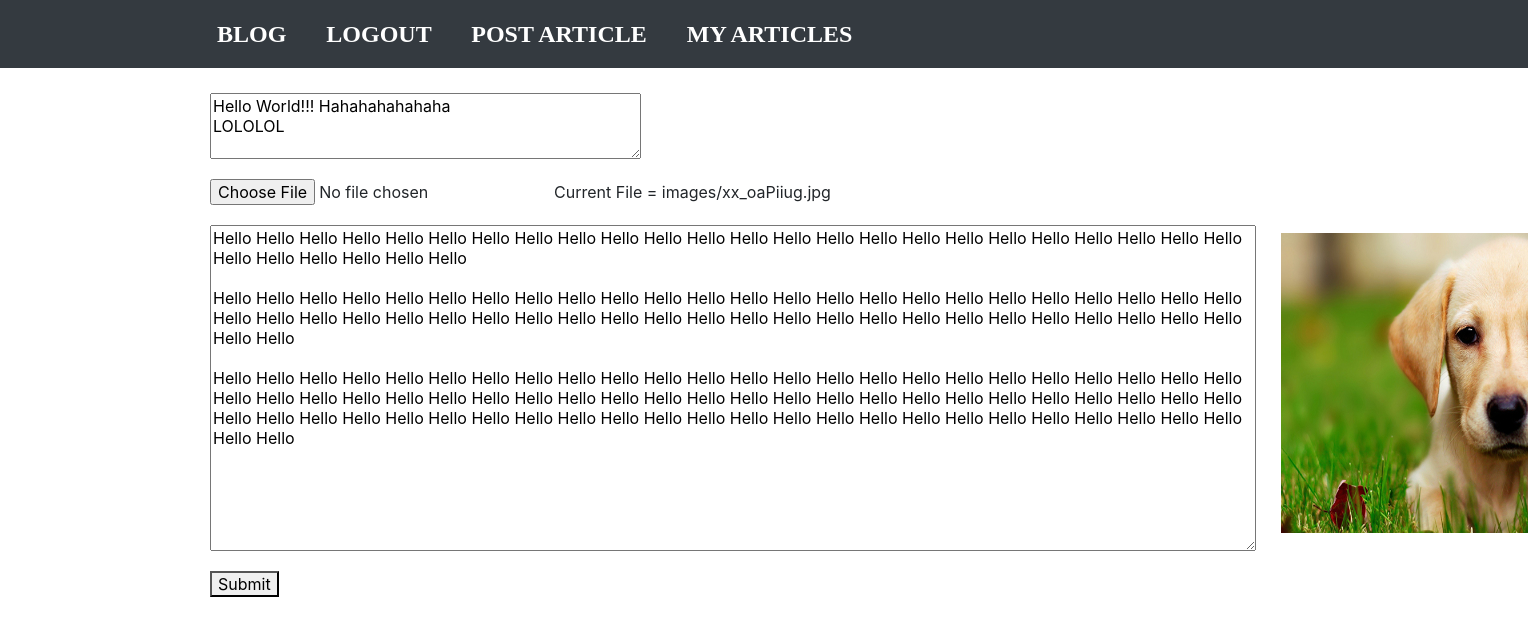
The app's page /updatearticle/3/ (signed in) with its own data.
### Blog/models.py (models this page shows, shortened)
class BlogApp(models.Model):
	title = models.CharField(max_length = 200)
	pub_date = models.DateTimeField()
	image = models.ImageField(upload_to = 'images/', default = '/images/x.jpg', blank=True, null=True)
	body = models.TextField()
	user = models.ForeignKey(User, on_delete = models.CASCADE)
	upvote = models.IntegerField(default = 0)
	user_upvoted = models.TextField(default = "")

### Blog/views.py (the view)
# urls.py: path('updatearticle/<int:article_id>/', views.updatearticle, name = 'updatearticle'),
def updatearticle(request, article_id):
	data = BlogApp.objects.get(pk = article_id)
	global ps
	ps = data.image
	context = {'blog':data}
	return render(request, 'Blog/updatearticle.html', context)

### Blog/templates/Blog/updatearticle.html (shortened to what this page needs)
{% extends 'base.html' %}
{% block content %}
	<br>
	<table>
		<tr>
			<td>
				<form action="{% url 'updated' blog.id %}" method="POST" enctype="multipart/form-data">
					<textarea rows="3" cols="40" name="title" placeholder="Title">{{ blog.title }}</textarea><br><br>
					<input type="file" name="image">Current File = {{ blog.image }} <br><br>
					<textarea rows="16" cols="100" name="body" placeholder="Content">{{ blog.body }}</textarea><br><br>
					<button type="submit">Submit</button>
				</form>
			</td>
			<td>
				<br><br><br>&nbsp;&nbsp;&nbsp;&nbsp;&nbsp;<img src="{{ blog.image.url }}" height="300" width="400">
			</td>
		</tr>
	</table>
{% endblock %}

### records on screen
BlogApp: title "Hello World!!! Hahahahahahaha LOLOLOL", image "images/xx_oaPiiug.jpg", body "Hello Hello Hello Hello Hello Hello Hello Hello Hello Hello Hello Hello Hello Hello Hello Hello Hello Hello Hello Hello Hello Hello Hello Hello Hello Hello Hello Hello Hello Hello Hello Hello Hello Hello Hello Hello Hello Hello Hello Hello Hello Hello Hello Hello Hello Hello Hello Hello Hello Hello Hello Hello Hello Hello Hello Hello Hello Hello Hello Hello Hello Hello Hello Hello Hello Hello Hello Hello Hello Hello Hello Hello Hello Hello Hello Hello Hello Hello Hello Hello Hello Hello Hello Hello Hello Hello Hello Hello Hello Hello Hello Hello Hello Hello Hello Hello Hello Hello Hello Hello Hello Hello Hello Hello Hello Hello Hello Hello Hello Hello Hello Hello Hello Hello Hello Hello…", image (picture)
